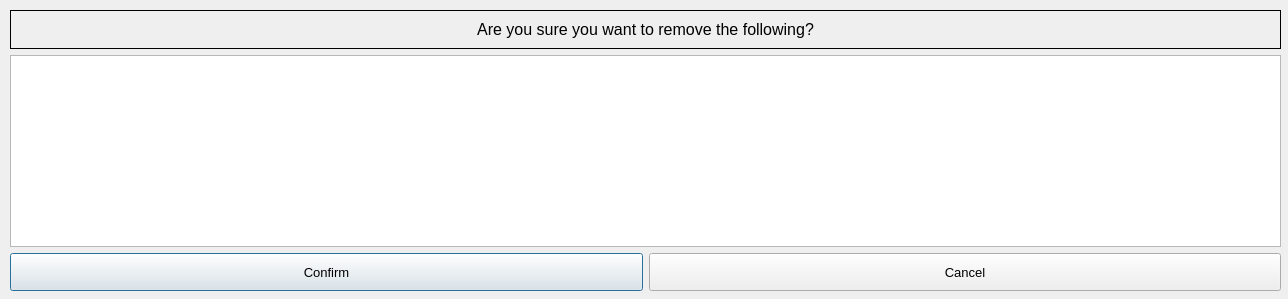
<?xml version="1.0" encoding="UTF-8"?>
<ui version="4.0">
 <class>ConfirmRemoval</class>
 <widget class="QDialog" name="ConfirmRemoval">
  <property name="enabled">
   <bool>true</bool>
  </property>
  <property name="geometry">
   <rect>
    <x>0</x>
    <y>0</y>
    <width>1288</width>
    <height>299</height>
   </rect>
  </property>
  <property name="windowTitle">
   <string>Dialog</string>
  </property>
  <property name="styleSheet">
   <string notr="true"/>
  </property>
  <widget class="QWidget" name="verticalLayoutWidget">
   <property name="geometry">
    <rect>
     <x>10</x>
     <y>10</y>
     <width>1271</width>
     <height>281</height>
    </rect>
   </property>
   <layout class="QVBoxLayout" name="verticalLayout">
    <item>
     <widget class="QLabel" name="label">
      <property name="sizePolicy">
       <sizepolicy hsizetype="Minimum" vsizetype="Minimum">
        <horstretch>0</horstretch>
        <verstretch>0</verstretch>
       </sizepolicy>
      </property>
      <property name="font">
       <font>
        <pointsize>12</pointsize>
        <weight>50</weight>
        <bold>false</bold>
       </font>
      </property>
      <property name="layoutDirection">
       <enum>Qt::LeftToRight</enum>
      </property>
      <property name="styleSheet">
       <string notr="true"/>
      </property>
      <property name="frameShape">
       <enum>QFrame::Box</enum>
      </property>
      <property name="text">
       <string>Are you sure you want to remove the following?</string>
      </property>
      <property name="alignment">
       <set>Qt::AlignCenter</set>
      </property>
     </widget>
    </item>
    <item>
     <widget class="QTableView" name="tableView">
      <property name="sizePolicy">
       <sizepolicy hsizetype="Minimum" vsizetype="Minimum">
        <horstretch>0</horstretch>
        <verstretch>0</verstretch>
       </sizepolicy>
      </property>
      <property name="styleSheet">
       <string notr="true"/>
      </property>
     </widget>
    </item>
    <item>
     <layout class="QHBoxLayout" name="horizontalLayout">
      <item>
       <widget class="QPushButton" name="PushButton_ConfirmRemoval">
        <property name="sizePolicy">
         <sizepolicy hsizetype="Minimum" vsizetype="Minimum">
          <horstretch>0</horstretch>
          <verstretch>0</verstretch>
         </sizepolicy>
        </property>
        <property name="font">
         <font>
          <pointsize>10</pointsize>
         </font>
        </property>
        <property name="styleSheet">
         <string notr="true"/>
        </property>
        <property name="text">
         <string>Confirm</string>
        </property>
       </widget>
      </item>
      <item>
       <widget class="QPushButton" name="PushButton_BackToAdmin">
        <property name="sizePolicy">
         <sizepolicy hsizetype="Minimum" vsizetype="Minimum">
          <horstretch>0</horstretch>
          <verstretch>0</verstretch>
         </sizepolicy>
        </property>
        <property name="font">
         <font>
          <pointsize>10</pointsize>
         </font>
        </property>
        <property name="styleSheet">
         <string notr="true"/>
        </property>
        <property name="text">
         <string>Cancel</string>
        </property>
       </widget>
      </item>
     </layout>
    </item>
   </layout>
  </widget>
 </widget>
 <resources/>
 <connections/>
</ui>
